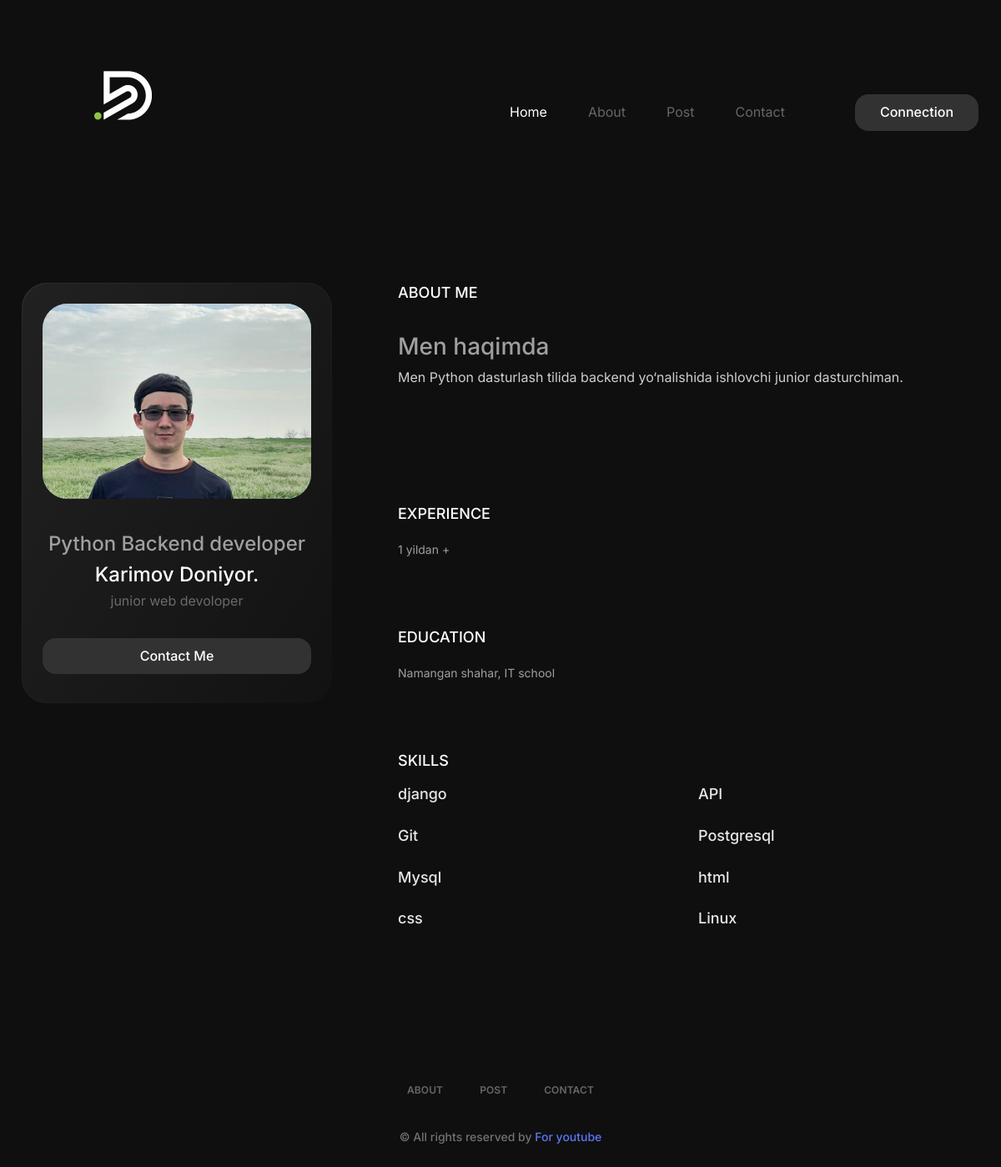
The page /credentials/ on the database its author committed.
### portfolio/models.py (models this page shows, shortened)
class AboutMe(models.Model):
    user = models.OneToOneField(CustomUser, on_delete=models.CASCADE)
    about_me = HTMLField(null=True, blank=True, help_text="Write something about yourself")
    image = models.ImageField(upload_to='about_me/image', blank=True, null=True)
    skills = models.ManyToManyField("Skill", blank=True, help_text="Add your skills")
    my_name = models.CharField(max_length=100, help_text="Enter your name")
    social_media = models.JSONField(null=True, blank=True, help_text="Add your social media links")

class Skill(models.Model):
    name = models.CharField(max_length=100, unique=True, help_text="Enter your skill name")

### portfolio/views.py (the view)
# urls.py: path('credentials/', CredentialsView.as_view(), name='credentials'),
class CredentialsView(TemplateView):
    template_name = 'credentials.html'
    def get_context_data(self, **kwargs):
        context =  super().get_context_data(**kwargs)
        about_me = AboutMe.objects.select_related('user').first()
        context['about_me'] = about_me
        context['experiences'] = Experience.objects.filter(about_me=about_me) if about_me else []
        context['educations'] = Education.objects.filter(about_me=about_me) if about_me else []
        context['social_media'] = about_me.social_media if about_me else {}
        context['skills'] = about_me.skills.all() if about_me else []
        return context

### templates/credentials.html (shortened to what this page needs)
{% extends 'base.html' %}
{% load static %}
{% block content %}
        <section class="credential-area">
            <div class="container">
                <div class="gx-row d-flex">
                    <div class="credential-sidebar-wrap" data-aos="zoom-in">
                        <div class="credential-sidebar text-center">
                            <div class="shadow-box">
                                <div class="img-box">
                                    <img src="{% static 'images/doniyor.jpg' %}" alt="About Me">
                                </div>
                                <div class="infos">
                                    <h4>Python Backend developer </h4>
                                    <h1>Karimov Doniyor.</h1>
                                    <p>junior web devoloper</p>
                                </div>
                                <a href="{% url 'contact' %}" class="theme-btn">Contact Me</a>
                            </div>
                        </div>
                    </div>
                    <div class="credential-content flex-1">
                        <div class="credential-about" data-aos="zoom-in">
                            <h2>About me</h2>
                            <p>{% if about_me %}{{ about_me.about_me|safe }}{% else %}Karimov Doniyor 2003 yil tug'ilgan.{% endif %}</p>
                        </div>
                        <div class="credential-edc-exp credential-experience">
                            <h2 data-aos="fade-up">Experience</h2>
                            {% for experience in  experiences %}
                                <div class="credential-edc-exp-item" data-aos="zoom-in">
                                    <h4>{{ experience.start_year }} - {{ experience.end_year }}</h4>
                                    <h3>{{ experience.position }}</h3>
                                    <h5>{{ experience.company }}</h5>
                                    <p>{{ experience.description|safe }}</p>
                                </div>
                            {% empty %}
                                <p> 1 yildan +</p>
                            {% endfor %}
                        </div>
                        <div class="credential-edc-exp credential-education">
                            <h2 data-aos="fade-up">Education</h2>
                            {% for education in educations %}
                                <div class="credential-edc-exp-item" data-aos="zoom-in">
                                    <h4>{{ education.start_year }} - {{ education.end_year }}</h4>
                                    <h3>{{ education.degree }}</h3>
                                    <h5>{{ education.university }}</h5>
                                    <p>{{ education.description|safe }}</p>
                                </div>
                            {% empty %}
                                <p>Namangan shahar, IT school </p>
                            {% endfor %}
                        </div>
                        <div class="skills-wrap">
                            <h2 data-aos="fade-up">Skills</h2>
                            <div class="d-grid skill-items gap-24 flex-wrap">
                                {% for skill in skills %}
                                    <div class="skill-item" data-aos="zoom-in">
                                        <h3 class="name">{{ skill.name }}</h3>
                                    </div>
                                {% empty %}
                                    <p>django API git Sql Postgresql linux html css</p>
                                {% endfor %}
                            </div>
                        </div>
                    </div>
                </div>
            </div>
        </section>
{% endblock %}

### static/css/style.css (style rules this page uses)
:root { --primary_color: #5B78F6; --dark: #323232; }
*,*::before,*::after { margin: 0; padding: 0; box-sizing: border-box; }
body { font-family: 'Inter', sans-serif; font-size: 14px; scroll-behavior: smooth; color: #9f9f9f; background: #0F0F0F; line-height: 19.2px; }
img { max-width: 100%; }
a { text-decoration: none; }
.container { max-width: 1170px; }
.gap-24 { gap: 24px; }
.flex-1 { flex: 1; }
.theme-btn { background: var(--dark); color: #fff; display: inline-block; transition: .3s; border-radius: 16px; font-size: 16px; font-weight: 500; padding: 12px 30px; }
.shadow-box { position: relative; border-radius: 30px; background: #0F0F0F; }
.shadow-box::after { content: ''; position: absolute; left: 0; top: 0; top: 0; right: 0; bottom: 0; left: 0; background: linear-gradient(120deg, rgb(255 255 255 / 12%), rgb(255 255 255 / 1%)); content: ''; z-index: -1; border-radius: 30px; margin: -1px; }
.service-area .service-content-wrap .service-content-inner .service-item::before, .shadow-box::before { content: ''; position: absolute; left: 0; top: 0; width: 100%; height: 100%; z-index: 1; background: linear-gradient(120deg, rgba(255,255,255,0.3), rgba(255,255,255,0.05)); border-radius: 30px; opacity: 0.25; }
.shadow-box * { z-index: 2; position: relative; }
h1 { color: white; font-size: 24px; }
.credential-area { padding-top: 80px; }
.credential-area .gx-row { gap: 80px; }
.credential-area .credential-sidebar { width: 370px; flex: none; position: sticky; top: 15%; }
.credential-area .credential-sidebar .shadow-box { padding: 24px 24px 34px 24px; }
.credential-area .credential-sidebar::after { opacity: 0.25; }
.credential-area .credential-sidebar .img-box { background: linear-gradient(90deg, #3C58E3 -15%, #C2EBFF 58%, #5AB5E2 97%); border-radius: 30px; margin-bottom: 40px; }
.credential-area .credential-sidebar .img-box img { display: block; margin: auto; border-radius: 30px; }
.credential-area .credential-sidebar p { color: #BCBCBC; opacity: 0.5; font-size: 16px; margin-bottom: 34px; }
.credential-area .credential-sidebar .theme-btn { width: 100%; }
.credential-area .credential-content .credential-about { padding-bottom: 110px; }
.credential-area .credential-edc-exp h2, .credential-area .credential-content .credential-about h2 { color: #fff; font-size: 18px; text-transform: uppercase; }
.credential-area .credential-content .credential-about h2 { margin-bottom: 37px; }
.credential-area .credential-content .credential-about p { font-size: 16px; color: #fff; opacity: 0.8; line-height: 1.56; margin-bottom: 30px; }
.credential-area .credential-experience, .credential-area .credential-education { margin-bottom: 85px; }
.credential-area .credential-edc-exp h2 { margin-bottom: 22px; }
.credential-area .skills-wrap h2 { font-size: 18px; color: #fff; text-transform: uppercase; margin-bottom: 19px; }
.credential-area .skills-wrap .skill-items { grid-template-columns: 1fr 1fr; }
.credential-area .skills-wrap .skill-item { width: 50%; }
.credential-area .skills-wrap .skill-item .name { color: #FFFFFF; opacity: 0.9; font-size: 18px; margin-bottom: 4px; }

### rows shown on the page
AboutMe: about_me "Men haqimda Men Python dasturlash tilida backend yo‘nalishida ishlovchi junior dasturchiman."
Skill: name "django"
Skill: name "API"
Skill: name "Git"
Skill: name "Postgresql"
Skill: name "Mysql"
Skill: name "html"
Skill: name "css"
Skill: name "Linux"
